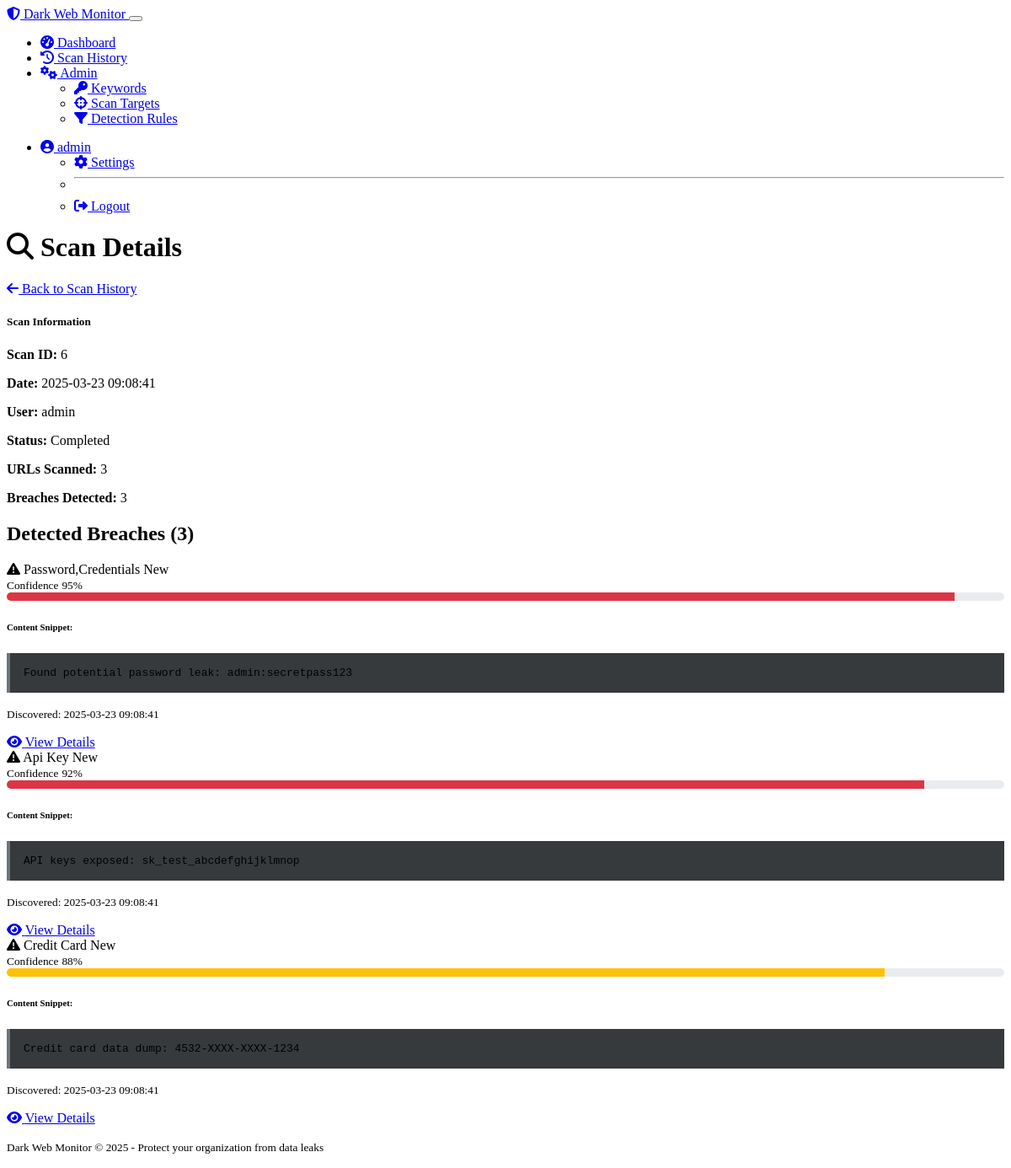
The app's page /scan/6 (signed in) with its own data.
### models.py (models this page shows, shortened)
class User(UserMixin, db.Model):
    id = db.Column(db.Integer, primary_key=True)
    username = db.Column(db.String(64), unique=True, nullable=False)
    email = db.Column(db.String(120), unique=True, nullable=False)
    password_hash = db.Column(db.String(256), nullable=False)
    is_admin = db.Column(db.Boolean, default=False)
    date_registered = db.Column(db.DateTime, default=datetime.utcnow)
    scans = db.relationship('ScanResult', backref='user', lazy='dynamic')

class ScanResult(db.Model):
    id = db.Column(db.Integer, primary_key=True)
    user_id = db.Column(db.Integer, db.ForeignKey('user.id'), nullable=False)
    scan_time = db.Column(db.DateTime, default=datetime.utcnow)
    status = db.Column(db.String(20), nullable=False)  # 'completed', 'in_progress', 'failed'
    urls_scanned = db.Column(db.Integer, default=0)
    breaches_detected = db.relationship('DataBreach', backref='scan_result', lazy='dynamic')

class DataBreach(db.Model):
    id = db.Column(db.Integer, primary_key=True)
    scan_id = db.Column(db.Integer, db.ForeignKey('scan_result.id'), nullable=False)
    discovery_time = db.Column(db.DateTime, default=datetime.utcnow)
    source_url = db.Column(db.String(500), nullable=True)
    content_snippet = db.Column(db.Text, nullable=True)
    breach_type = db.Column(db.String(50), nullable=False)  # 'credentials', 'financial', 'personal', etc.
    confidence_score = db.Column(db.Float, nullable=False)  # ML confidence score (0-1)
    status = db.Column(db.String(20), default='new')  # 'new', 'reviewed', 'false_positive', 'confirmed'

### routes.py (the view)
@app.route('/scan/<int:scan_id>')
@login_required
def scan_detail(scan_id):
    scan = ScanResult.query.get_or_404(scan_id)
    if scan.user_id != current_user.id and not current_user.is_admin:
        flash('You do not have permission to view this scan', 'danger')
        return redirect(url_for('scan_history'))
    breaches = DataBreach.query.filter_by(scan_id=scan_id) \
                        .order_by(DataBreach.confidence_score.desc()) \
                        .all()
    return render_template('scan_detail.html', scan=scan, breaches=breaches)

### models.py (called while the page is built)
@login_manager.user_loader
def load_user(user_id):
    return User.query.get(int(user_id))

### routes.py (called while the page is built)
@app.context_processor
def inject_now():
    from datetime import datetime
    return {'now': datetime.utcnow()}

### templates/scan_detail.html (shortened to what this page needs)
{% extends "layout.html" %}
{% block content %}
<div class="d-flex justify-content-between align-items-center mb-4">
    <h1>
        <i class="fas fa-search me-2"></i> Scan Details
    </h1>
    <div>
        <a href="{{ url_for('scan_history') }}" class="btn btn-outline-secondary">
            <i class="fas fa-arrow-left me-2"></i> Back to Scan History
        </a>
    </div>
</div>
<div class="card bg-dark shadow mb-4">
    <div class="card-header">
        <h5 class="mb-0">Scan Information</h5>
    </div>
    <div class="card-body">
        <div class="row">
            <div class="col-md-6">
                <p><strong>Scan ID:</strong> <span id="scanId">{{ scan.id }}</span></p>
                <p><strong>Date:</strong> {{ scan.scan_time.strftime('%Y-%m-%d %H:%M:%S') }}</p>
                <p><strong>User:</strong> {{ scan.user.username }}</p>
            </div>
            <div class="col-md-6">
                <p>
                    <strong>Status:</strong>
                    <span id="scanStatus" class="badge {% if scan.status == 'completed' %}bg-success{% elif scan.status == 'in_progress' %}bg-warning{% else %}bg-danger{% endif %}">
                        {{ scan.status.replace('_', ' ').title() }}
                    </span>
                </p>
                <p><strong>URLs Scanned:</strong> <span id="urlsScanned">{{ scan.urls_scanned }}</span></p>
                <p><strong>Breaches Detected:</strong> <span id="breachesDetected">{{ breaches|length }}</span></p>
            </div>
        </div>
    </div>
</div>
{% if breaches %}
<h2 class="mb-3">Detected Breaches ({{ breaches|length }})</h2>
<div class="row">
    {% for breach in breaches %}
    <div class="col-md-6 mb-4">
        <div class="card bg-dark shadow h-100 breach-item">
            <div class="card-header d-flex justify-content-between align-items-center">
                <span>
                    <i class="fas fa-exclamation-triangle me-2 {% if breach.confidence_score > 0.9 %}text-danger{% elif breach.confidence_score > 0.7 %}text-warning{% else %}text-info{% endif %}"></i>
                    {{ breach.breach_type.replace('_', ' ').title() }}
                </span>
                <span class="badge breach-status-badge {% if breach.status == 'new' %}bg-primary{% elif breach.status == 'reviewed' %}bg-info{% elif breach.status == 'confirmed' %}bg-danger{% elif breach.status == 'false_positive' %}bg-success{% endif %}" data-breach-id="{{ breach.id }}">
                    {{ breach.status.replace('_', ' ').title() }}
                </span>
            </div>
            <div class="card-body">
                <div class="mb-3">
                    <div class="d-flex justify-content-between align-items-center mb-1">
                        <small>Confidence</small>
                        <small>{{ (breach.confidence_score * 100)|int }}%</small>
                    </div>
                    <div class="confidence-meter">
                        <div class="confidence-level {% if breach.confidence_score > 0.9 %}confidence-high{% elif breach.confidence_score > 0.7 %}confidence-medium{% else %}confidence-low{% endif %}" style="width: {{ (breach.confidence_score * 100)|int }}%"></div>
                    </div>
                </div>
                <h6>Content Snippet:</h6>
                <div class="breach-snippet small text-truncate-3 mb-3">{{ breach.content_snippet }}</div>
                <p class="mb-0"><small class="text-muted">Discovered: {{ breach.discovery_time.strftime('%Y-%m-%d %H:%M:%S') }}</small></p>
            </div>
            <div class="card-footer text-center">
                <a href="{{ url_for('breach_detail', breach_id=breach.id) }}" class="btn btn-primary">
                    <i class="fas fa-eye me-2"></i> View Details
                </a>
            </div>
        </div>
    </div>
    {% endfor %}
</div>
{% endif %}
{% endblock %}

### templates/layout.html (shortened to what this page needs)
<!DOCTYPE html>
<html lang="en" data-bs-theme="dark">
<head>
    <link rel="stylesheet" href="https://cdn.replit.com/agent/bootstrap-agent-dark-theme.min.css">
    <link rel="stylesheet" href="https://cdnjs.cloudflare.com/ajax/libs/font-awesome/6.4.0/css/all.min.css">
    <link rel="stylesheet" href="{{ url_for('static', filename='css/custom.css') }}">
</head>
<body>
    <nav class="navbar navbar-expand-lg navbar-dark bg-dark">
        <div class="container-fluid">
            <a class="navbar-brand" href="{{ url_for('index') }}">
                <i class="fas fa-shield-alt me-2"></i>
                Dark Web Monitor
            </a>
            <button class="navbar-toggler" type="button" data-bs-toggle="collapse" data-bs-target="#navbarNav" aria-controls="navbarNav" aria-expanded="false" aria-label="Toggle navigation">
            </button>
            <div class="collapse navbar-collapse" id="navbarNav">
                <ul class="navbar-nav me-auto">
                    {% if current_user.is_authenticated %}
                    <li class="nav-item">
                        <a class="nav-link {% if request.endpoint == 'dashboard' %}active{% endif %}" href="{{ url_for('dashboard') }}">
                            <i class="fas fa-tachometer-alt me-1"></i> Dashboard
                        </a>
                    </li>
                    <li class="nav-item">
                        <a class="nav-link {% if request.endpoint == 'scan_history' %}active{% endif %}" href="{{ url_for('scan_history') }}">
                            <i class="fas fa-history me-1"></i> Scan History
                        </a>
                    </li>
                    {% if current_user.is_admin %}
                    <li class="nav-item dropdown">
                        <a class="nav-link dropdown-toggle" href="#" id="adminDropdown" role="button" data-bs-toggle="dropdown" aria-expanded="false">
                            <i class="fas fa-cogs me-1"></i> Admin
                        </a>
                        <ul class="dropdown-menu" aria-labelledby="adminDropdown">
                            <li>
                                <a class="dropdown-item" href="{{ url_for('manage_keywords') }}">
                                    <i class="fas fa-key me-1"></i> Keywords
                                </a>
                            </li>
                            <li>
                                <a class="dropdown-item" href="{{ url_for('manage_targets') }}">
                                    <i class="fas fa-crosshairs me-1"></i> Scan Targets
                                </a>
                            </li>
                            <li>
                                <a class="dropdown-item" href="{{ url_for('manage_rules') }}">
                                    <i class="fas fa-filter me-1"></i> Detection Rules
                                </a>
                            </li>
                        </ul>
                    </li>
                    {% endif %}
                    {% endif %}
                </ul>
                <ul class="navbar-nav">
                    {% if current_user.is_authenticated %}
                    <li class="nav-item dropdown">
                        <a class="nav-link dropdown-toggle" href="#" id="userDropdown" role="button" data-bs-toggle="dropdown" aria-expanded="false">
                            <i class="fas fa-user-circle me-1"></i> {{ current_user.username }}
                        </a>
                        <ul class="dropdown-menu dropdown-menu-end" aria-labelledby="userDropdown">
                            <li>
                                <a class="dropdown-item" href="{{ url_for('settings') }}">
                                    <i class="fas fa-cog me-1"></i> Settings
                                </a>
                            </li>
                            <li><hr class="dropdown-divider"></li>
                            <li>
                                <a class="dropdown-item" href="{{ url_for('logout') }}">
                                    <i class="fas fa-sign-out-alt me-1"></i> Logout
                                </a>
                            </li>
                        </ul>
                    </li>
                    {% endif %}
                </ul>
            </div>
        </div>
    </nav>
    <main class="container mt-4">
        {% block content %}{% endblock %}
    </main>
    <footer class="bg-dark text-light py-3 mt-5">
        <div class="container text-center">
            <p class="mb-0">
                <small>Dark Web Monitor &copy; 2025 - Protect your organization from data leaks</small>
            </p>
        </div>
    </footer>
</body>
</html>

### static/css/custom.css (style rules this page uses)
.text-truncate-3 { display: -webkit-box; -webkit-line-clamp: 3; -webkit-box-orient: vertical; overflow: hidden; text-overflow: ellipsis; }
.breach-snippet { background-color: rgba(33, 37, 41, 0.9); border-left: 4px solid #6c757d; padding: 1rem; font-family: monospace; white-space: pre-wrap; word-wrap: break-word; max-height: 300px; overflow-y: auto; }
.confidence-meter { height: 10px; border-radius: 5px; overflow: hidden; background-color: #e9ecef; margin-bottom: 0.5rem; }
.confidence-level { height: 100%; }
.confidence-medium { background-color: #ffc107; }
.confidence-high { background-color: #dc3545; }

### templates/scan_detail.html (style rules this page uses)
.breach-item { transition: transform 0.2s; }

### records on screen
User: username "admin", user.username "admin"
ScanResult: id "6", scan_time "2025-03-23 09:08:41", status.replace "Completed", urls_scanned "3"
DataBreach: breach_type.replace "Password,Credentials", status.replace "New", (breach.confidence_score*100)|int "95", content_snippet "Found potential password leak: admin:secretpass123", discovery_time "2025-03-23 09:08:41"
DataBreach: breach_type.replace "Api Key", status.replace "New", (breach.confidence_score*100)|int "92", content_snippet "API keys exposed: sk_test_abcdefghijklmnop", discovery_time "2025-03-23 09:08:41"
DataBreach: breach_type.replace "Credit Card", status.replace "New", (breach.confidence_score*100)|int "88", content_snippet "Credit card data dump: 4532-XXXX-XXXX-1234", discovery_time "2025-03-23 09:08:41"

### other values on screen
{{ breaches|length }} "3"
